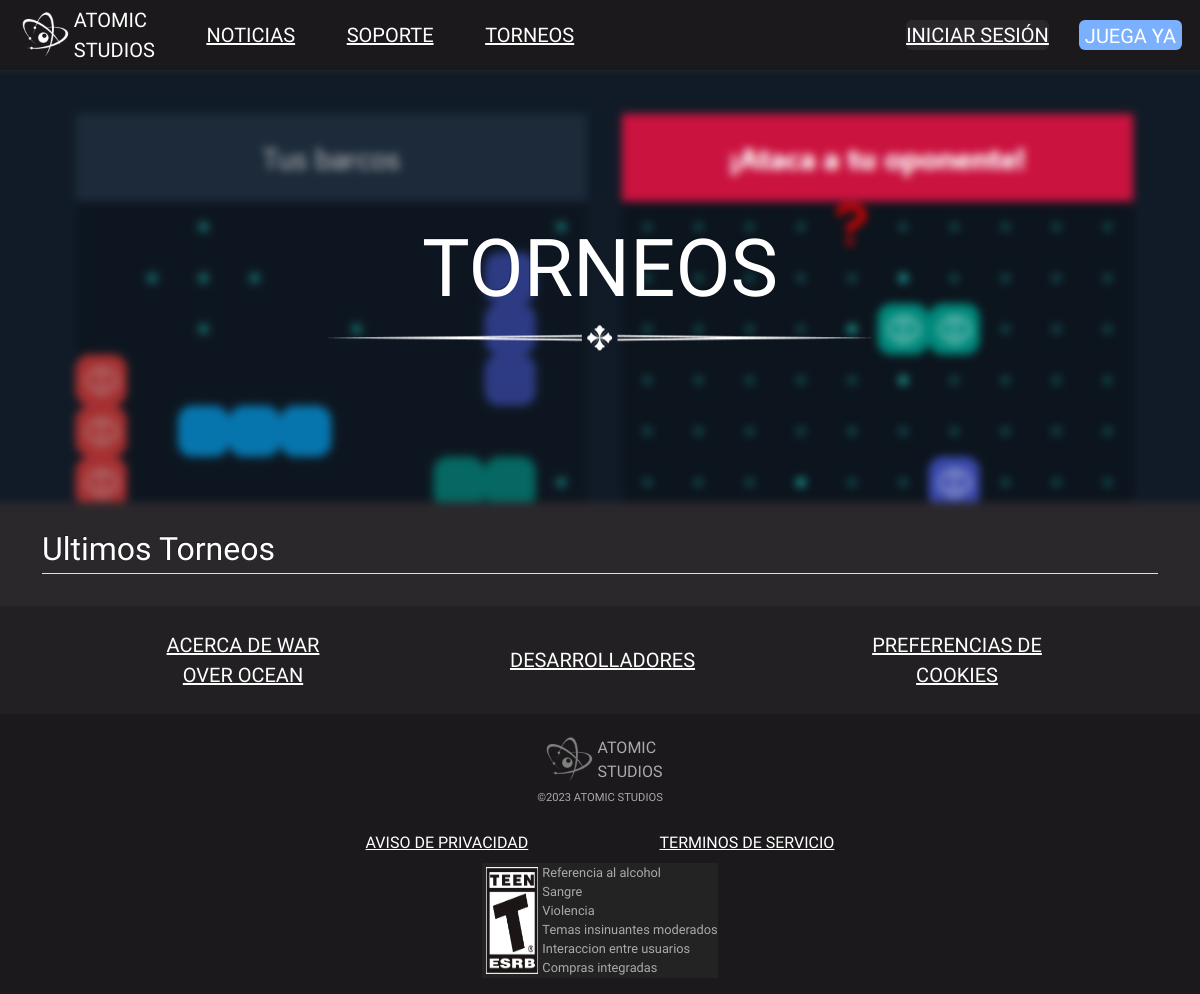
Page /main.php?section=torneos on the earlier database version.
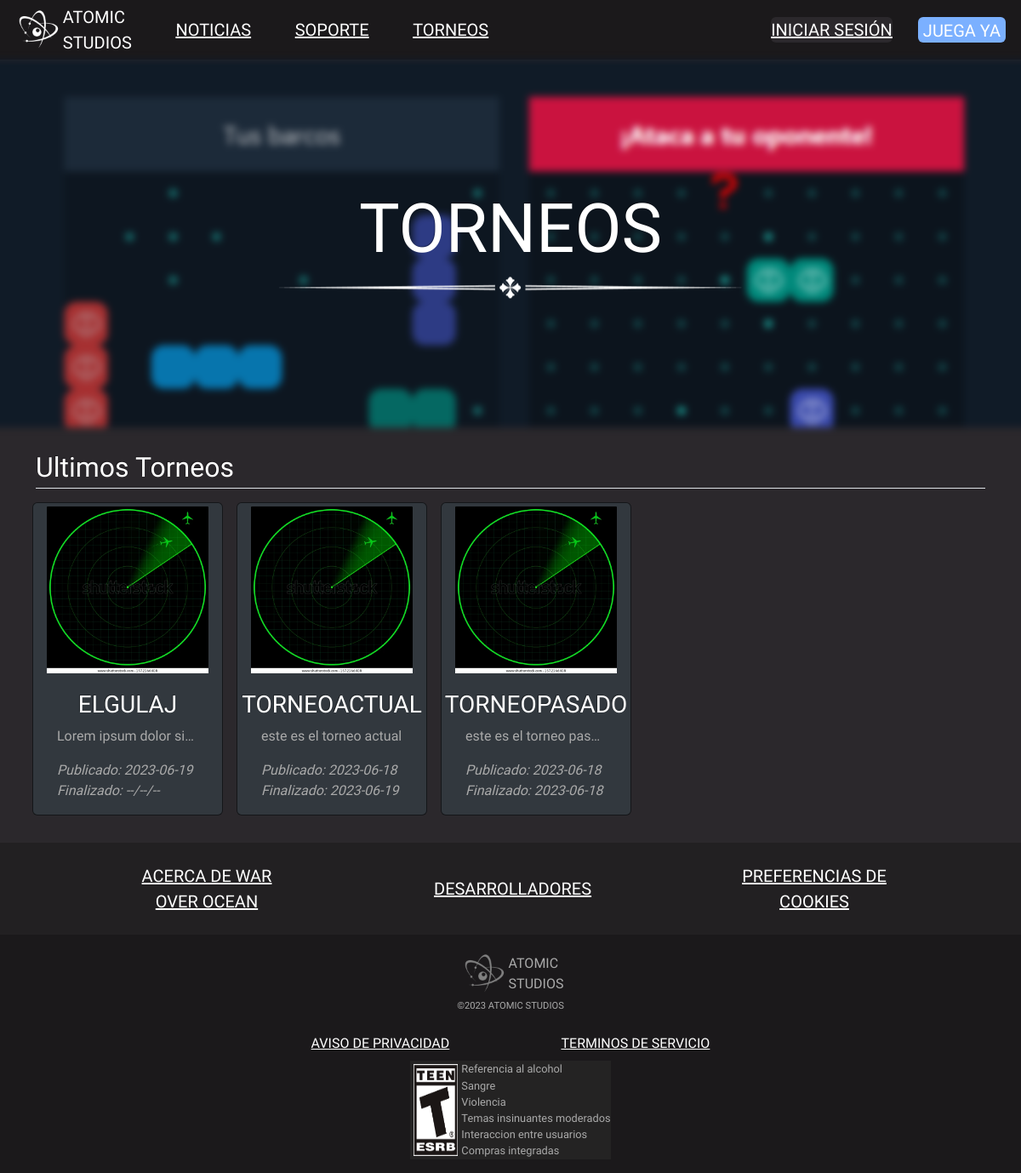
Same page on the later database version.
### tables this page shows
CREATE TABLE `torneos` (
  `id` smallint(5) UNSIGNED NOT NULL,
  `nombre` varchar(50) NOT NULL,
  `descripcion` varchar(400) NOT NULL,
  `monedas` int(10) UNSIGNED NOT NULL,
  `cofre_id` mediumint(8) UNSIGNED NOT NULL,
  `campeon_id` mediumint(8) UNSIGNED DEFAULT NULL,
  `fecha_alta` date NOT NULL,
  `fecha_baja` date DEFAULT NULL,
  `ruta` varchar(100) NOT NULL
);

### main.php (called while the page is built)
<?php
    $section = $_GET['section'];
    require_once 'views/layout.php';
?>

### modelos/torneos.php (called while the page is built, shortened)
<?php
    $sql = "SELECT  torneos.*,
                    usuarios.fotoPerfil,
                    usuarios.nombre as userName,
                    cofres.rareza
                    FROM torneos
                        LEFT JOIN usuarios ON usuarios.id = torneos.campeon_id
                        INNER JOIN cofres on cofres.id = torneos.cofre_id
                    ORDER BY id DESC;;";
    $query = mysqli_query($conn, $sql);
    $torneosInfo = mysqli_fetch_all($query, MYSQLI_ASSOC);
?>

### views/torneos.php (the view, shortened to what this page needs)
<?php
    require_once 'includes/config.php';
    require_once 'modelos/torneos.php';
?>
<h2 class="text-white border-bottom py-1">Ultimos Torneos</h2>
<div class="row">
<?php foreach($torneosInfo as $torneo){?>
        <div class="card m-2" style="width: 14rem;" id="card-<?php echo $torneo['id']?>" onclick="MostrarCard(<?php echo $torneo['id']?>);">
          <img class="card-img-top p-1" src="<?php echo $torneo['ruta']?>" alt="Card image cap" id="t-img-<?php echo $torneo['id']?>">
          <div class="card-body">
            <h3 class="row justify-content-center text-uppercase text-white" id="t-title-<?php echo $torneo['id']?>"><?php echo $torneo['nombre']?></h3>
            <p class="card-text text-truncate" id="t-desc-<?php echo $torneo['id']?>"><?php echo $torneo['descripcion']?></p>
            <p class="m-0"><i id="t-alta-<?php echo $torneo['id']?>">Publicado: <?php echo $torneo['fecha_alta']?></i></p>
            <p class="m-0"><i id="t-baja-<?php echo $torneo['id']?>">Finalizado: <?php echo $torneo['fecha_baja']==NULL ? '--/--/--' : $torneo['fecha_baja']?></i></p>
          </div>
        </div>
<?php }?>
</div>

### views/layout.php (shortened to what this page needs)
<!DOCTYPE html>
<html lang="en">
<head>
    <link rel="stylesheet" href="css/bootstrap.css">
</head>
<body class="overflow-x-hidden" style="background-color: #2B282C;">
    <div class="row" style="background-color: #1B191B; height: 70px;">
        <div class="col-md-6 d-flex justify-content-around align-items-start lead p-0">
            <div class="d-flex align-self-center mx-1">
                <img src="img/logo.png" alt="LOGO" style="max-width: 60px; height: auto; rotate: -90deg;">
                <div class="text-white">ATOMIC<br>STUDIOS</div>
            </div>
            <a class="text-white align-self-center mx-1" href="#">NOTICIAS</a>
            <a class="text-white align-self-center mx-1" href="?section=soporte">SOPORTE</a>
            <a class="text-white align-self-center mx-1" href="?section=torneos">TORNEOS</a>
        </div>
        <div class="col-md-6 d-flex justify-content-end align-items-center p-0">
            <a class="lead rounded border-0" href="main2.php?section=login" style="height: 30px;  background-color: #2B282C;">INICIAR SESIÓN</a>
            <button class="lead rounded border-0" style="height: 30px; margin: 0px 30px; background-color: #7BB0FF">JUEGA YA</button>
        </div>
    </div>
    <div class="row position-relative">
        <img src="img/background.png" alt="IMAGE" class="img-fluid p-0" style="filter: blur(4px);">
        <div class="text-center position-absolute top-50 start-50 translate-middle p-0" style="transform: translate(-50%, -50%);">
          <h1 class="text-center text-uppercase font-weight-bold display-1 text-white"><?php echo str_replace("-", " ", $section)?></h1>
          <img src="img/linea.png" class="img-fluid" style="filter: invert(100%);" alt="IMAGE">
        </div>
    </div>
    <div class="container my-4">
        <?php require_once "views/" . $section . ".php"?>
    </div>
    <div class="row d-flex justify-content-evenly align-items-center py-4 lead" style="background-color: #222022;">
        <a class="col-sm-2 text-center text-white m-0" href="?section=war-over-ocean-wiki">ACERCA DE WAR OVER OCEAN</a>
        <a class="col-sm-2 text-center text-white m-0">DESARROLLADORES</a>
        <a class="col-sm-2 text-center text-white m-0">PREFERENCIAS DE COOKIES</a>
    </div>
    <div class="d-flex flex-column align-items-center justify-content-cente py-3" style="background-color: #1B191B; width: 100%;">
        <div class="d-flex align-items-center">
            <img src="img/logo.png" alt="LOGO" style="width: 60px; height: auto; rotate: -90deg; filter:invert(50%);">
            <div class="text-grey">ATOMIC<br>STUDIOS</div>
        </div>
        <p class="text-center" style="font-size: 0.7em">&copy2023 ATOMIC STUDIOS</p>
        <div class="d-flex justify-content-around w-50 py-2">
            <a class="text-white" href="?section=aviso-de-privacidad">AVISO DE PRIVACIDAD</a>
            <a class="text-white" href="?section=terminos-de-servicio">TERMINOS DE SERVICIO</a>
        </div>
        <div class="d-flex" style="background-color: rgb(36, 35, 35);">
            <img src="img/clasificacion.png" alt="TEENS ONLY" class="p-1" style="width: 60px;">
            <div style="font-size: 0.8em">
                Referencia al alcohol<br>
                Sangre<br>
                Violencia<br>
                Temas insinuantes moderados<br>
                Interaccion entre usuarios<br>
                Compras integradas
            </div>
        </div>
    </div>
</body>
</html>

Differences in the rows shown:
added torneos: ruta (picture), nombre "ELGULAJ", descripcion "Lorem ipsum dolor si…", fecha_alta "2023-06-19"
now on this page (row edited): torneos: ruta (picture), nombre "TORNEOACTUAL", descripcion "este es el torneo actual", fecha_alta "2023-06-18", fecha_baja "2023-06-19"
now on this page (row unchanged): torneos: $torneo['id'] 1 (drawn), ruta (picture), nombre "TORNEOPASADO", descripcion "este es el torneo pas…", fecha_alta "2023-06-18", fecha_baja "2023-06-18"
